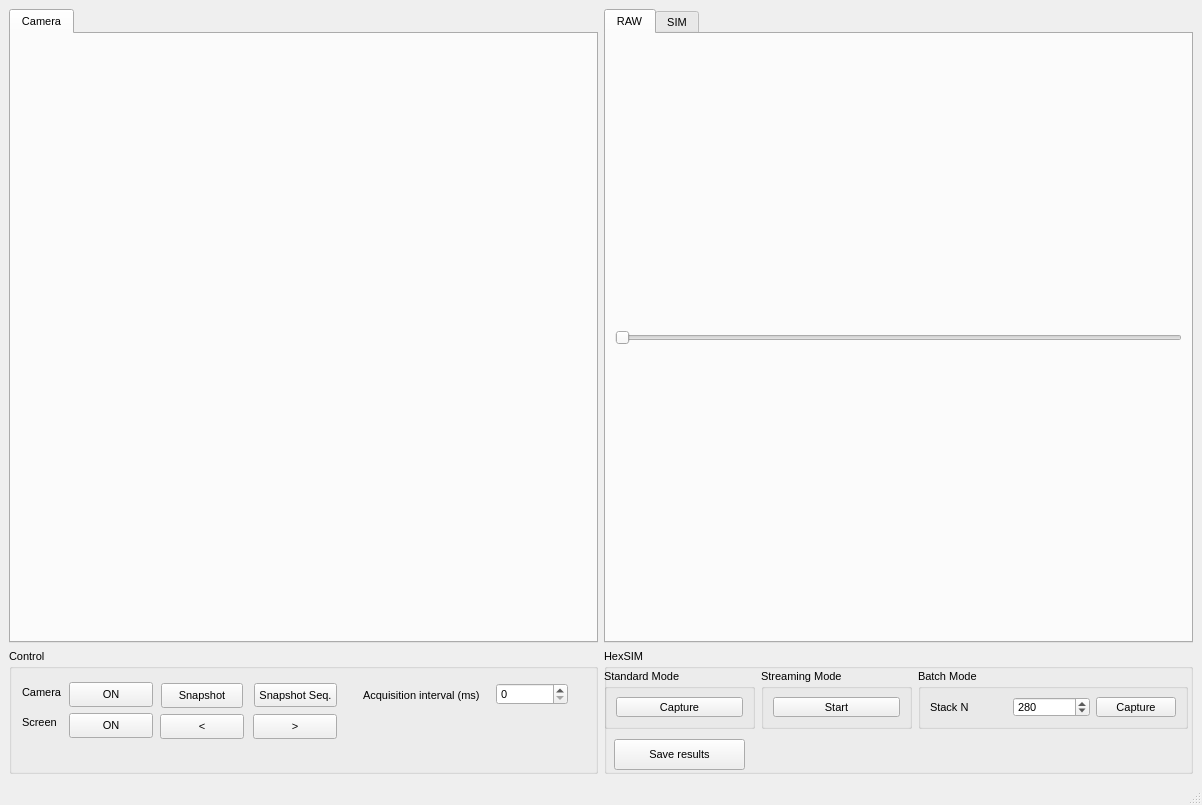
<?xml version="1.0" encoding="UTF-8"?>
<ui version="4.0">
 <class>MainWindow</class>
 <widget class="QMainWindow" name="MainWindow">
  <property name="geometry">
   <rect>
    <x>0</x>
    <y>0</y>
    <width>1202</width>
    <height>805</height>
   </rect>
  </property>
  <property name="minimumSize">
   <size>
    <width>1200</width>
    <height>800</height>
   </size>
  </property>
  <property name="windowTitle">
   <string>MainWindow</string>
  </property>
  <widget class="QWidget" name="centralwidget">
   <layout class="QGridLayout" name="gridLayout">
    <item row="0" column="0">
     <widget class="QTabWidget" name="imgStreamTabW">
      <property name="font">
       <font>
        <pointsize>8</pointsize>
       </font>
      </property>
      <property name="currentIndex">
       <number>0</number>
      </property>
      <widget class="QWidget" name="imgStreamTab">
       <attribute name="title">
        <string>Camera</string>
       </attribute>
       <layout class="QGridLayout" name="gridLayout_8">
        <item row="0" column="0">
         <layout class="QGridLayout" name="imgStreamLayout"/>
        </item>
       </layout>
      </widget>
     </widget>
    </item>
    <item row="0" column="2">
     <widget class="QTabWidget" name="imgCaptured_2">
      <property name="enabled">
       <bool>true</bool>
      </property>
      <property name="font">
       <font>
        <pointsize>8</pointsize>
       </font>
      </property>
      <property name="currentIndex">
       <number>0</number>
      </property>
      <widget class="QWidget" name="imgCapturedTab">
       <attribute name="title">
        <string>RAW</string>
       </attribute>
       <layout class="QGridLayout" name="gridLayout_10">
        <item row="0" column="0">
         <layout class="QGridLayout" name="rawImageLayout"/>
        </item>
        <item row="1" column="0">
         <widget class="QSlider" name="rawImageSlider">
          <property name="orientation">
           <enum>Qt::Horizontal</enum>
          </property>
         </widget>
        </item>
       </layout>
      </widget>
      <widget class="QWidget" name="imgReconstructedTab">
       <attribute name="title">
        <string>SIM</string>
       </attribute>
       <layout class="QGridLayout" name="gridLayout_2">
        <item row="0" column="0">
         <layout class="QGridLayout" name="simImageLayout"/>
        </item>
       </layout>
      </widget>
     </widget>
    </item>
    <item row="1" column="2">
     <widget class="QGroupBox" name="groupBox">
      <property name="minimumSize">
       <size>
        <width>100</width>
        <height>125</height>
       </size>
      </property>
      <property name="font">
       <font>
        <pointsize>8</pointsize>
       </font>
      </property>
      <property name="title">
       <string>HexSIM</string>
      </property>
      <widget class="QPushButton" name="pushButton_4">
       <property name="geometry">
        <rect>
         <x>10</x>
         <y>90</y>
         <width>131</width>
         <height>31</height>
        </rect>
       </property>
       <property name="font">
        <font>
         <pointsize>8</pointsize>
        </font>
       </property>
       <property name="text">
        <string>Save results</string>
       </property>
      </widget>
      <widget class="QWidget" name="layoutWidget">
       <property name="geometry">
        <rect>
         <x>0</x>
         <y>20</y>
         <width>584</width>
         <height>60</height>
        </rect>
       </property>
       <property name="font">
        <font>
         <pointsize>8</pointsize>
        </font>
       </property>
       <layout class="QGridLayout" name="gridLayout_3">
        <property name="sizeConstraint">
         <enum>QLayout::SetNoConstraint</enum>
        </property>
        <item row="0" column="0">
         <widget class="QGroupBox" name="standardModeGroup">
          <property name="minimumSize">
           <size>
            <width>150</width>
            <height>50</height>
           </size>
          </property>
          <property name="font">
           <font>
            <pointsize>8</pointsize>
           </font>
          </property>
          <property name="title">
           <string>Standard Mode</string>
          </property>
          <layout class="QGridLayout" name="gridLayout_7">
           <item row="0" column="0">
            <widget class="QPushButton" name="captureStandardButton">
             <property name="font">
              <font>
               <pointsize>8</pointsize>
              </font>
             </property>
             <property name="text">
              <string>Capture</string>
             </property>
            </widget>
           </item>
          </layout>
         </widget>
        </item>
        <item row="0" column="2">
         <widget class="QGroupBox" name="batchModeGroup">
          <property name="minimumSize">
           <size>
            <width>270</width>
            <height>50</height>
           </size>
          </property>
          <property name="font">
           <font>
            <pointsize>8</pointsize>
           </font>
          </property>
          <property name="title">
           <string>Batch Mode</string>
          </property>
          <layout class="QGridLayout" name="gridLayout_5">
           <item row="0" column="0">
            <layout class="QGridLayout" name="gridLayout_4">
             <item row="0" column="0">
              <widget class="QLabel" name="nStackLabel">
               <property name="minimumSize">
                <size>
                 <width>60</width>
                 <height>0</height>
                </size>
               </property>
               <property name="font">
                <font>
                 <pointsize>8</pointsize>
                </font>
               </property>
               <property name="text">
                <string>Stack N</string>
               </property>
              </widget>
             </item>
             <item row="0" column="2">
              <widget class="QPushButton" name="captureBatchButton">
               <property name="minimumSize">
                <size>
                 <width>60</width>
                 <height>0</height>
                </size>
               </property>
               <property name="font">
                <font>
                 <pointsize>8</pointsize>
                </font>
               </property>
               <property name="text">
                <string>Capture</string>
               </property>
              </widget>
             </item>
             <item row="0" column="1">
              <widget class="QSpinBox" name="nStackInput">
               <property name="minimumSize">
                <size>
                 <width>60</width>
                 <height>0</height>
                </size>
               </property>
               <property name="font">
                <font>
                 <pointsize>8</pointsize>
                </font>
               </property>
               <property name="maximum">
                <number>560</number>
               </property>
               <property name="value">
                <number>280</number>
               </property>
              </widget>
             </item>
            </layout>
           </item>
          </layout>
         </widget>
        </item>
        <item row="0" column="1">
         <widget class="QGroupBox" name="streamingModeGroup">
          <property name="minimumSize">
           <size>
            <width>150</width>
            <height>50</height>
           </size>
          </property>
          <property name="font">
           <font>
            <pointsize>8</pointsize>
           </font>
          </property>
          <property name="title">
           <string>Streaming Mode</string>
          </property>
          <layout class="QGridLayout" name="gridLayout_6">
           <item row="0" column="0">
            <widget class="QPushButton" name="startStreamingButton">
             <property name="minimumSize">
              <size>
               <width>60</width>
               <height>0</height>
              </size>
             </property>
             <property name="font">
              <font>
               <pointsize>8</pointsize>
              </font>
             </property>
             <property name="text">
              <string>Start</string>
             </property>
            </widget>
           </item>
          </layout>
         </widget>
        </item>
       </layout>
      </widget>
     </widget>
    </item>
    <item row="1" column="0">
     <widget class="QGroupBox" name="groupBox_3">
      <property name="sizePolicy">
       <sizepolicy hsizetype="MinimumExpanding" vsizetype="Preferred">
        <horstretch>0</horstretch>
        <verstretch>0</verstretch>
       </sizepolicy>
      </property>
      <property name="minimumSize">
       <size>
        <width>50</width>
        <height>100</height>
       </size>
      </property>
      <property name="font">
       <font>
        <pointsize>8</pointsize>
       </font>
      </property>
      <property name="title">
       <string>Control</string>
      </property>
      <widget class="QLabel" name="slmLabel">
       <property name="geometry">
        <rect>
         <x>13</x>
         <y>65</y>
         <width>36</width>
         <height>16</height>
        </rect>
       </property>
       <property name="font">
        <font>
         <pointsize>8</pointsize>
        </font>
       </property>
       <property name="text">
        <string>Screen</string>
       </property>
      </widget>
      <widget class="QPushButton" name="slmButton">
       <property name="geometry">
        <rect>
         <x>60</x>
         <y>64</y>
         <width>84</width>
         <height>25</height>
        </rect>
       </property>
       <property name="font">
        <font>
         <pointsize>8</pointsize>
        </font>
       </property>
       <property name="text">
        <string>ON</string>
       </property>
      </widget>
      <widget class="QPushButton" name="previousPatternButton">
       <property name="geometry">
        <rect>
         <x>151</x>
         <y>65</y>
         <width>84</width>
         <height>25</height>
        </rect>
       </property>
       <property name="text">
        <string>&lt;</string>
       </property>
      </widget>
      <widget class="QPushButton" name="nextPatternButton">
       <property name="geometry">
        <rect>
         <x>244</x>
         <y>65</y>
         <width>84</width>
         <height>25</height>
        </rect>
       </property>
       <property name="text">
        <string>&gt;</string>
       </property>
      </widget>
      <widget class="QLabel" name="camLabel">
       <property name="geometry">
        <rect>
         <x>13</x>
         <y>35</y>
         <width>41</width>
         <height>16</height>
        </rect>
       </property>
       <property name="font">
        <font>
         <pointsize>8</pointsize>
        </font>
       </property>
       <property name="text">
        <string>Camera</string>
       </property>
      </widget>
      <widget class="QPushButton" name="camButton">
       <property name="geometry">
        <rect>
         <x>60</x>
         <y>33</y>
         <width>84</width>
         <height>25</height>
        </rect>
       </property>
       <property name="font">
        <font>
         <pointsize>8</pointsize>
        </font>
       </property>
       <property name="text">
        <string>ON</string>
       </property>
      </widget>
      <widget class="QPushButton" name="snapshotButton">
       <property name="geometry">
        <rect>
         <x>152</x>
         <y>34</y>
         <width>82</width>
         <height>25</height>
        </rect>
       </property>
       <property name="text">
        <string>Snapshot</string>
       </property>
      </widget>
      <widget class="QPushButton" name="snapshotSeqButton">
       <property name="geometry">
        <rect>
         <x>245</x>
         <y>34</y>
         <width>83</width>
         <height>24</height>
        </rect>
       </property>
       <property name="text">
        <string>Snapshot Seq.</string>
       </property>
      </widget>
      <widget class="QSpinBox" name="intervalTimeInput">
       <property name="geometry">
        <rect>
         <x>487</x>
         <y>34</y>
         <width>72</width>
         <height>22</height>
        </rect>
       </property>
      </widget>
      <widget class="QLabel" name="label">
       <property name="geometry">
        <rect>
         <x>354</x>
         <y>38</y>
         <width>127</width>
         <height>16</height>
        </rect>
       </property>
       <property name="text">
        <string>Acquisition interval (ms)</string>
       </property>
      </widget>
     </widget>
    </item>
   </layout>
  </widget>
  <widget class="QStatusBar" name="statusbar"/>
 </widget>
 <resources/>
 <connections/>
</ui>
